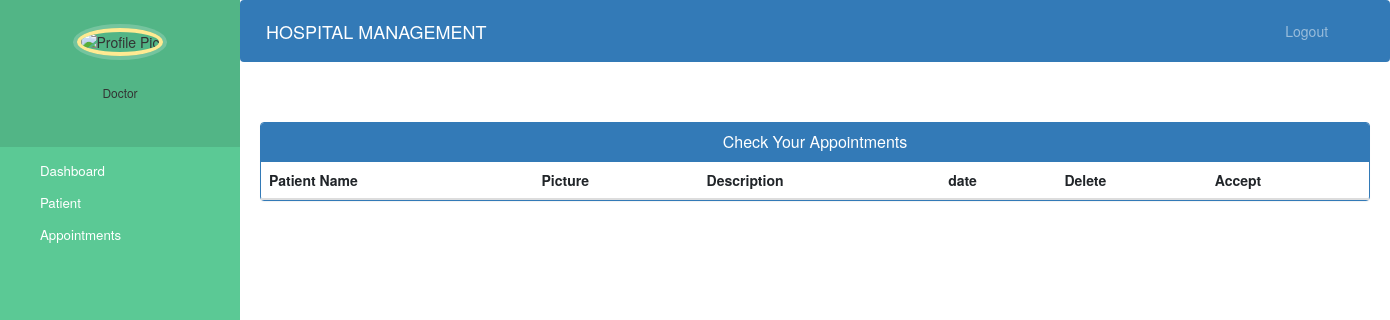
The page /Django-Hospital/Check-Appointment (signed in) on the database as committed earlier.
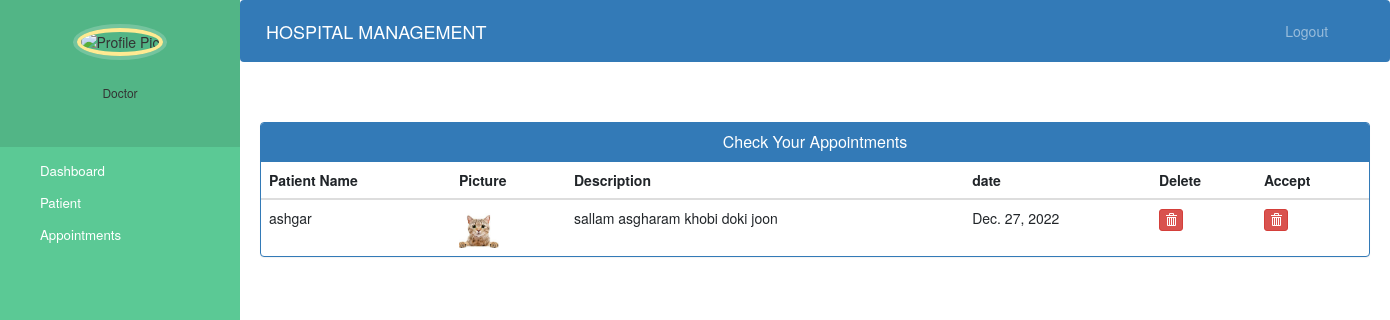
The same page on the database as committed later.
### hospital/models.py (models this page shows, shortened)
class AppointmentModel(models.Model):
    patient_name = models.CharField(max_length=255, null=True)
    doctor_name = models.CharField(max_length=255, null=True)
    patient_pass = models.CharField(max_length=255, null=True)
    doctor_pass = models.CharField(max_length=255, null=True)
    description = models.TextField(null=True)
    date = models.DateField()
    status = models.BooleanField(default=False)

class PatientModel(models.Model):
    patient_name = models.CharField(max_length=255)
    password = models.CharField(max_length=255, default="")
    email = models.EmailField(default="")
    doctor = models.ForeignKey(
        DoctorModel, on_delete=models.CASCADE, default="", null=True)
    profile_pic = models.ImageField(
        upload_to='upload/Patinet_Profile', null=True, blank=True)
    address = models.CharField(max_length=40)
    mobile = models.CharField(max_length=20, null=False)
    symptoms = models.CharField(max_length=100, null=False)
    is_accepted = models.BooleanField(default=False)
    is_discharged = models.BooleanField(default=False)

### hospital/views.py (the view)
# urls.py: path("Check-Appointment", views.check_appointment_View,
def check_appointment_View(request):
    loged_doctor_id = request.session.get("loged_Doctor_id")
    loged_doctor = get_object_or_404(DoctorModel, id=loged_doctor_id)
    appointments = AppointmentModel.objects.filter(
        doctor_name=loged_doctor.Doct_name, doctor_pass=loged_doctor.password, status=False)
    patinets_id = []
    for i in appointments:
        patinets_id.append(PatientModel.objects.get(
            patient_name=i.patient_name, password=i.patient_pass))
    appointments_info = zip(appointments, patinets_id)
    return render(request, 'hospital/doctor_delete_appointment.html', {"appointments_info": appointments_info})

### hospital/templates/hospital/doctor_delete_appointment.html (shortened to what this page needs)
{% extends 'hospital/doctor_base.html' %}
{% block content %}
{%load static%}
<head>
  <link href="//netdna.bootstrapcdn.com/bootstrap/3.0.0/css/bootstrap.min.css" rel="stylesheet" id="bootstrap-css">
</head>
<div class="container">
  <div class="panel panel-primary">
    <div class="panel-heading">
      <h6 class="panel-title">Check Your Appointments</h6>
    </div>
    <table class="table table-hover" id="dev-table">
      <thead>
        <tr>
          <th>Patient Name</th>
          <th>Picture</th>
          <th>Description</th>
          <th>date</th>
          <th>Delete</th>
          <th>Accept</th>
        </tr>
      </thead>
      {% for i,j in appointments_info %}
      <tr>
        <td>{{i.patient_name}}</td>
        <td>{% if j.profile_pic%}
          <img src="{{j.profile_pic.url}}" alt="Profile Pic" height="40px" width="40px" />
          {%endif%}
        </td>
        <td>{{i.description}}</td>
        <td>{{i.date}}</td>
        <td><a class="btn btn-danger btn-xs" href="{% url 'deleting_appointment' i.id%}"><span
              class="glyphicon glyphicon-trash"></span></a></td>
        <td><a class="btn btn-danger btn-xs" href="{% url 'accept_appointment' i.id%}"><span
              class="glyphicon glyphicon-trash"></span></a>
        </td>
      </tr>
      {% endfor %}
    </table>
  </div>
</div>
{% endblock content %}

Rows that differ between the two databases and show on the page:
now on this page (row edited): AppointmentModel: patient_name "ashgar", profile_pic (picture), description "sallam asgharam khobi doki joon", date "Dec. 27, 2022"
